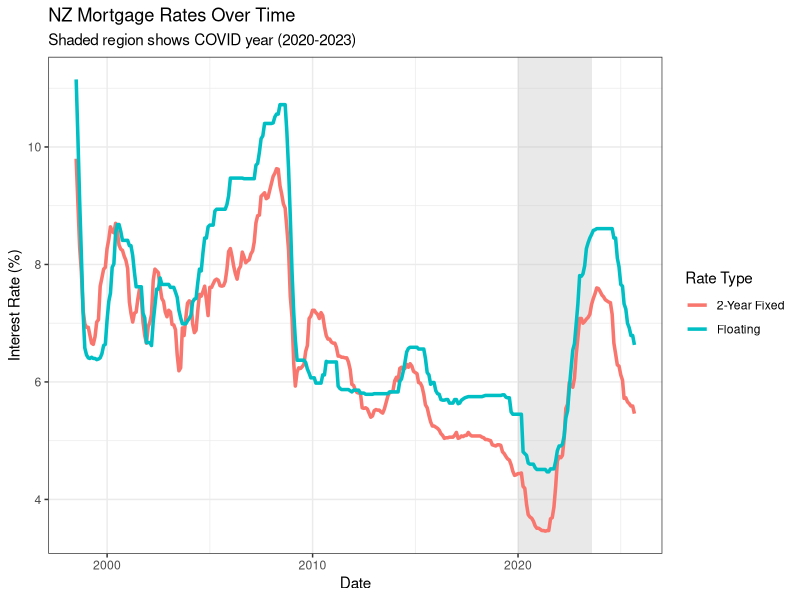
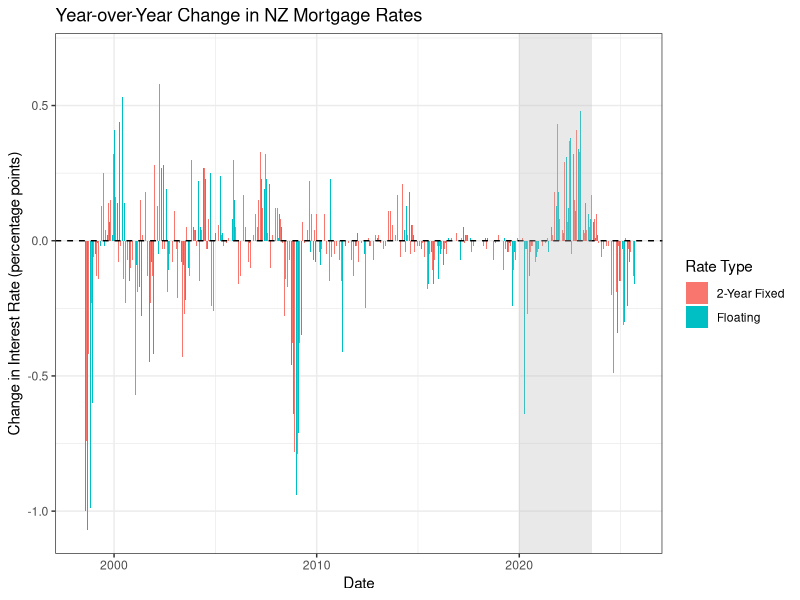

R code for these plots, in order:
library(tidyverse)

# Read data set
mortgage <- read.csv('datasets/data.govt.nz/Banks_Mortgage_Rates.csv')

# Define Covid Date Range
covid_start <- as.Date("2020-01-01")
covid_end   <- as.Date("2023-08-01")

# Mortgage Data set
colSums(is.na(mortgage)) # Check for NA values
summary(mortgage) # Check data structure

mortgage <- mortgage %>% # Set data type
  mutate(Date = dmy(Date))

mortgage_long <- mortgage %>% # Reshape for easier plotting
  pivot_longer(
    cols = c(Floating.rate, X2.year.fixed.rate),
    names_to = "RateType",
    values_to = "RateValue"
  ) %>%
  mutate(RateType = recode(RateType,
                           "Floating.rate" = "Floating",
                           "X2.year.fixed.rate" = "2-Year Fixed"))

ggplot(mortgage_long, aes(x = Date, y = RateValue, color = RateType)) + # Create Plot
  annotate('rect',
           xmin = covid_start, xmax = covid_end,
           ymin = -Inf, ymax = Inf,
           fill = 'gray', alpha = 0.33) + 
  geom_line(size = 1.2) +
  labs(
    title = "NZ Mortgage Rates Over Time",
    subtitle = 'Shaded region shows COVID year (2020-2023)',
    x = "Date",
    y = "Interest Rate (%)",
    color = "Rate Type"
  ) +
  theme_bw()

# ggsave(
#   filename = "Fixed vs. Floating Morgage Rates.png",
#   plot = last_plot(),
#   width = 12,
#   height = 6,
#   dpi = 600,
#   bg = 'white'
# )

mortgage_yoy <- mortgage_long %>% # Calculate year over year changes
  arrange(RateType, Date) %>%
  group_by(RateType) %>%
  mutate(
    YoY_Change = RateValue - lag(RateValue)
  ) %>%
  ungroup()

ggplot(mortgage_yoy, aes(x = Date, y = YoY_Change, fill = RateType)) + # plot yoy changes
  geom_col(position = "dodge",) +
  geom_hline(yintercept = 0, color = "black", linetype = "dashed") +
  labs(
    title = "Year-over-Year Change in NZ Mortgage Rates",
    x = "Date",
    y = "Change in Interest Rate (percentage points)",
    fill = "Rate Type"
  ) +
  theme_bw() + 
  annotate("rect",
           xmin = covid_start, xmax = covid_end,
           ymin = -Inf, ymax = Inf,
           fill = "grey", alpha = 0.33)


# ggsave(
#   filename = "Fixed vs. Floating Morgage Rates YoY.png",
#   plot = last_plot(),
#   width = 12,
#   height = 6,
#   dpi = 600,
#   bg = 'white'
# )
